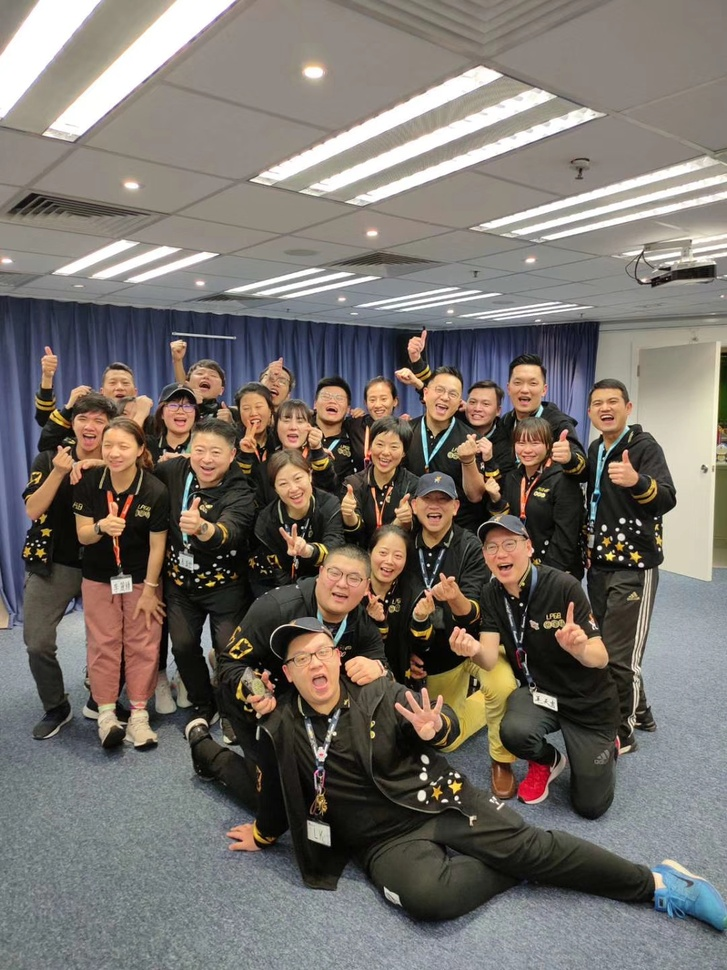
#> input picture a/3.jpg, 727 x 970 px, shrunk from 1080 x 1440 before the run
$ python Chapter-4.py
#> lines starting #> are read from the running program, lines starting #| are printed output that depends on the picture; after the words box and inside, x2 and y2 are one past the last pixel; in counts of white or black regions, pixels touching at a corner belong together
import cv2
import numpy as np


faceCascade = cv2.CascadeClassifier("opencv-master/data/haarcascades_cuda/haarcascade_frontalface_alt2.xml")

path = 'a/3.jpg'
img = cv2.imread(path)
#> img is the input picture: shape (970, 727, 3); mean B, G, R 107.4, 113.3, 119.4
imgGray = cv2.cvtColor(img,cv2.COLOR_BGR2GRAY)
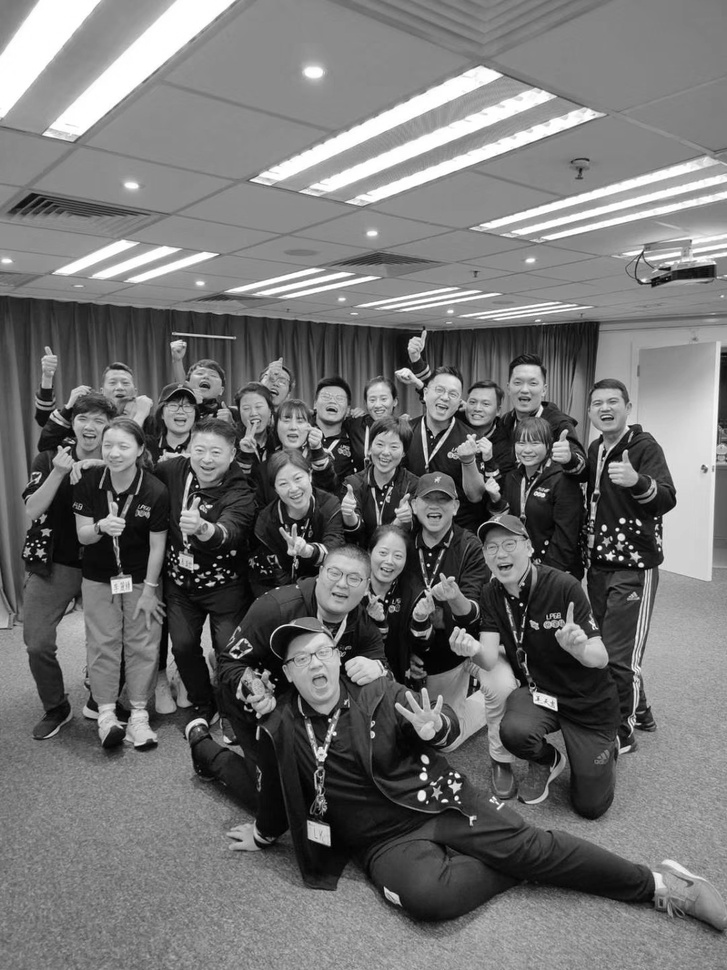
#> imgGray: shape (970, 727); min 0, max 255, mean 114.4

faces = faceCascade.detectMultiScale(imgGray,1.1,4)
#> faces = 22 rows, first 6: [361, 385, 35, 35], [462, 389, 36, 36], [101, 369, 35, 35], [236, 394, 34, 34], [584, 386, 43, 43], [503, 365, 45, 45]

for (x,y,w,h) in faces:
    cv2.rectangle(img,(x,y),(x+w,y+h),(255,0,0),2)
#> this loop made 22 passes
#> (x, y, w, h) on passes 1 to 12: (361, 385, 35, 35), (462, 389, 36, 36), (101, 369, 35, 35), (236, 394, 34, 34), (584, 386, 43, 43), (503, 365, 45, 45), (507, 424, 43, 43), (366, 429, 42, 42), (185, 432, 47, 47), (271, 466, 41, 41), (478, 528, 47, 47), (425, 375, 42, 42)
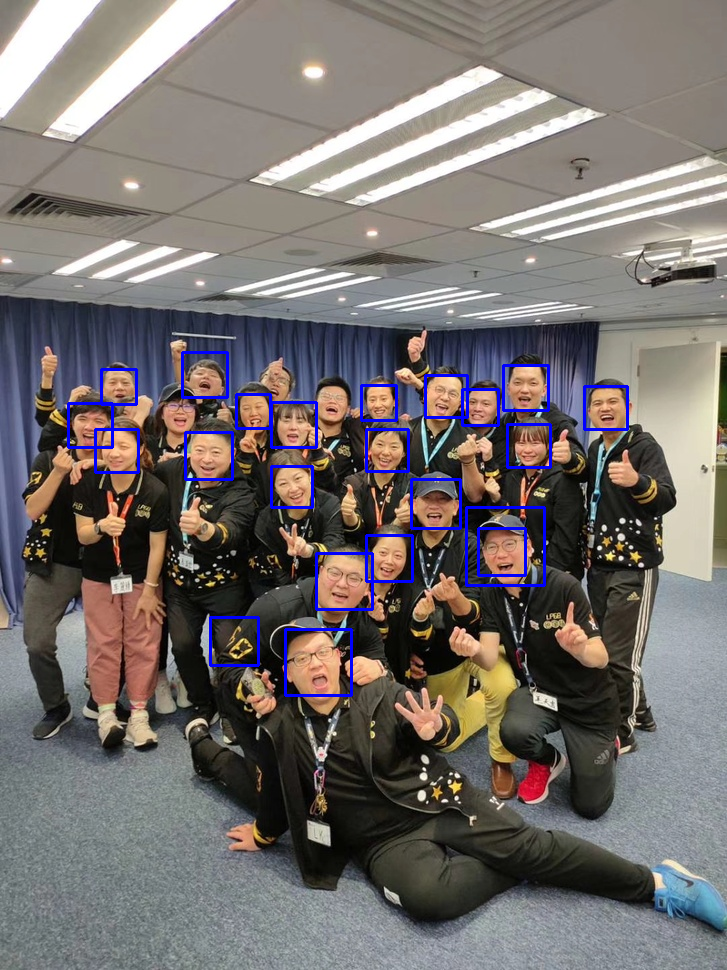
#> img: shape (970, 727, 3); 1.69% of pixels changed, all inside (x1, y1, x2, y2) = (67, 351, 629, 697)

cv2.imshow('img',img)
cv2.waitKey(0)

$ run again, with a/2.jpg copied over a/3.jpg
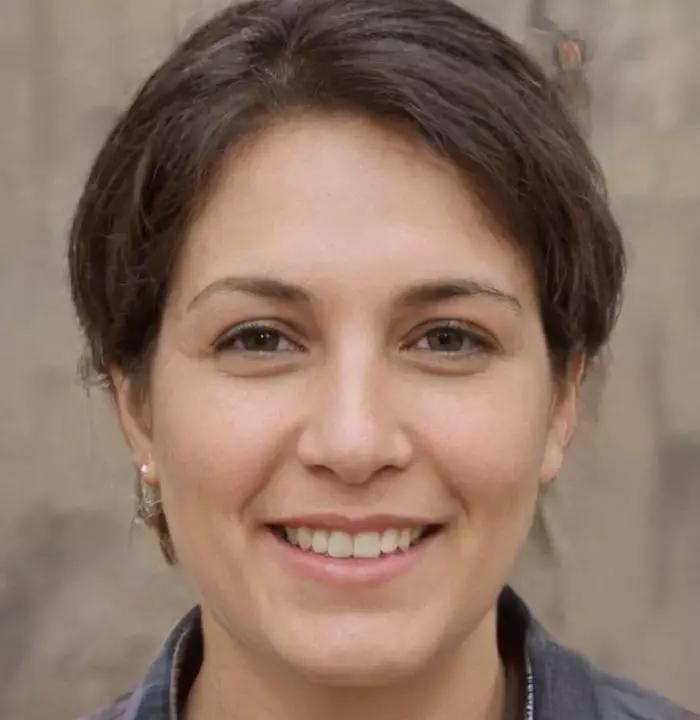
#> input picture a/2.jpg, 700 x 720 px
#> img is the input picture: shape (720, 700, 3); mean B, G, R 102.2, 116.2, 141.4
#> `imgGray = cv2.cvtColor(img,cv2.COLOR_BGR2GRAY)`:
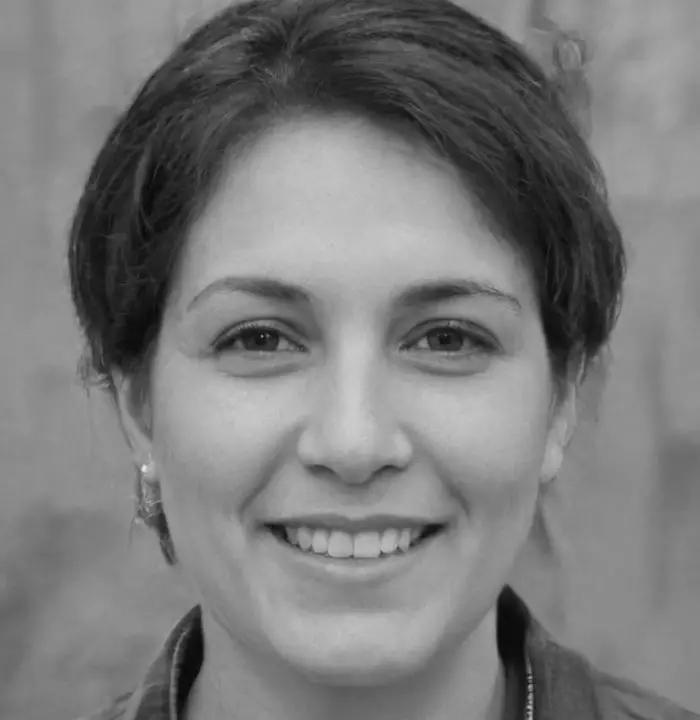
#> imgGray: shape (720, 700); min 6, max 233, mean 122.1
#> faces = [[112, 149, 476, 476]]
#> the loop `for (x,y,w,h) in faces:` made 1 pass
#> after the loop `for (x,y,w,h) in faces:`:
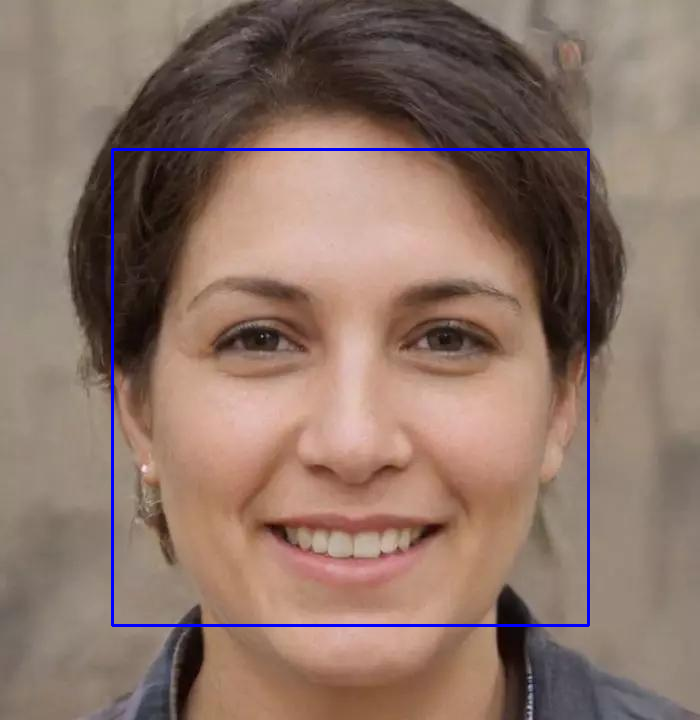
#> img: shape (720, 700, 3); 1.13% of pixels changed, all inside (x1, y1, x2, y2) = (111, 148, 590, 627)

$ run again, with a/2.png saved as a/3.jpg
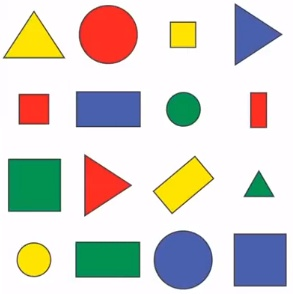
#> input picture a/2.png, 293 x 294 px
#> img is the input picture: shape (294, 293, 3); mean B, G, R 203.2, 210.4, 213.2
#> `imgGray = cv2.cvtColor(img,cv2.COLOR_BGR2GRAY)`:
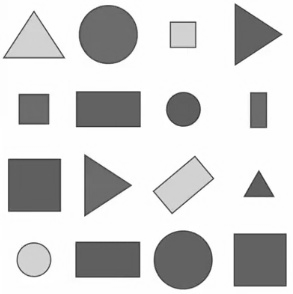
#> imgGray: shape (294, 293); min 50, max 255, mean 210.5
#> faces = ()
